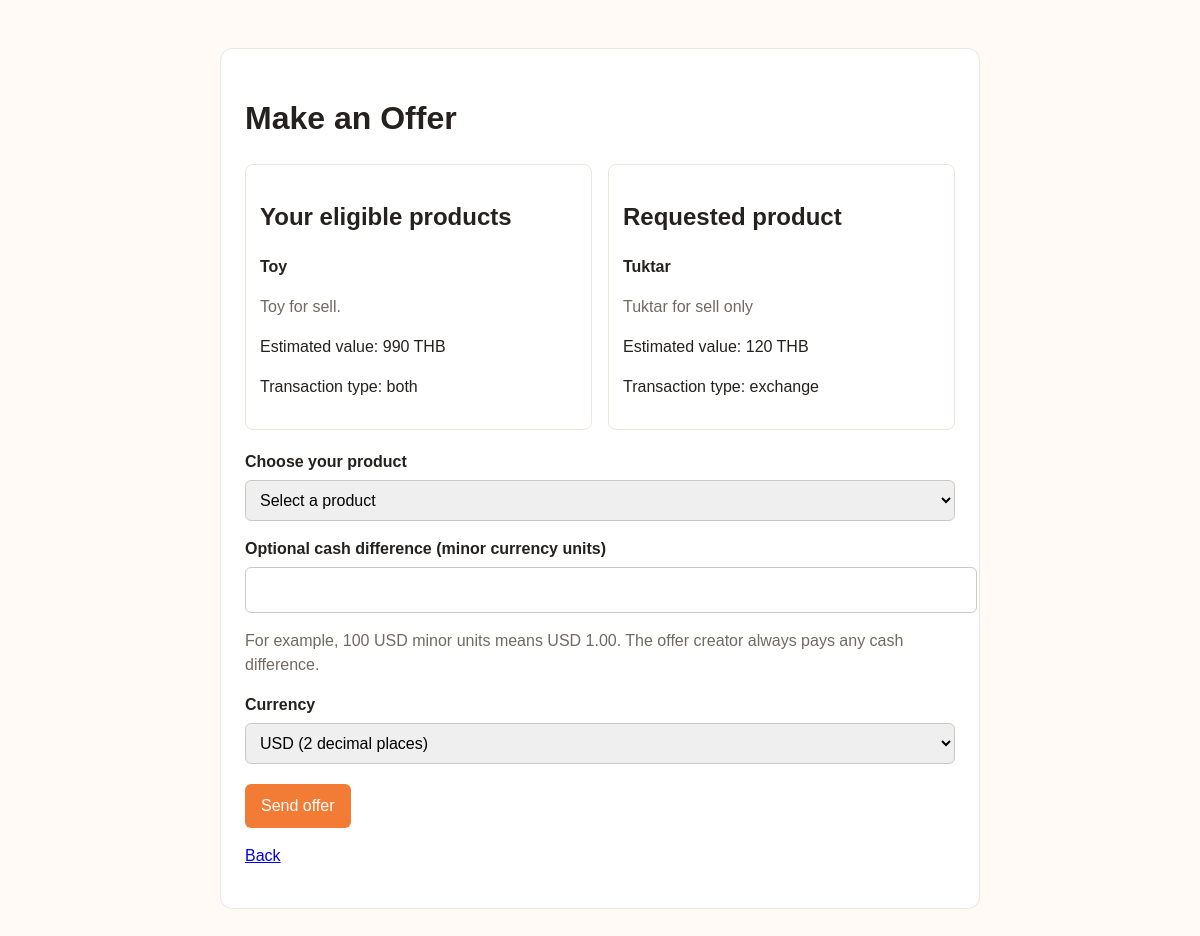
The page /create_offer.php?target_id=2 (signed in) on the database its author committed.
### tables this page shows
CREATE TABLE products (
                id INTEGER PRIMARY KEY AUTOINCREMENT,
                user_id INTEGER NOT NULL,
                name TEXT NOT NULL,
                description TEXT,
                price REAL NOT NULL,
                image TEXT,
                created_at DATETIME NOT NULL DEFAULT CURRENT_TIMESTAMP, category TEXT NULL, transaction_type TEXT NOT NULL DEFAULT 'buy' CHECK (transaction_type IN ('buy', 'exchange', 'both')), item_condition TEXT NULL CHECK (item_condition IS NULL OR item_condition IN ('new', 'like_new', 'used')), status TEXT NOT NULL DEFAULT 'active' CHECK (status IN ('active', 'reserved', 'sold', 'inactive')),
                FOREIGN KEY (user_id) REFERENCES users(id)
            );

### create_offer.php (the view, shortened to what this page needs)
<?php
require_once __DIR__ . "/db.php";
$creatorId = filter_var($_SESSION["user_id"] ?? null, FILTER_VALIDATE_INT);
$currencyExponents = [
    "AUD" => 2,
    "BHD" => 3,
    "CAD" => 2,
    "CHF" => 2,
    "CNY" => 2,
    "EUR" => 2,
    "GBP" => 2,
    "HKD" => 2,
    "INR" => 2,
    "JPY" => 0,
    "KRW" => 0,
    "KWD" => 3,
    "NZD" => 2,
    "SGD" => 2,
    "USD" => 2,
    "VND" => 0
];
$escape = static fn ($value): string => htmlspecialchars(
    (string) $value,
    ENT_QUOTES | ENT_SUBSTITUTE,
    "UTF-8"
);
$readPositiveId = static function ($value): ?int {
    if (!is_string($value) && !is_int($value)) {
        return null;
    }
    $value = (string) $value;
    if (preg_match('/\A[1-9][0-9]*\z/', $value) !== 1) {
        return null;
    }
    $id = filter_var($value, FILTER_VALIDATE_INT);
    return $id === false ? null : $id;
};
$targetId = $readPositiveId($_SERVER["REQUEST_METHOD"] === "POST"
    ? ($_POST["target_id"] ?? null)
    : ($_GET["target_id"] ?? null));
$cashAmountMinorInput = "";
$cashCurrencyInput = "USD";
$errors = [];
$target = null;
$offeredProducts = [];
$offersAvailable = true;
try {
    $pdo->query("SELECT id FROM offers LIMIT 0");
} catch (PDOException $e) {
    error_log("Offer creation is unavailable because the offers schema could not be read (code: {$e->getCode()}).");
    http_response_code(503);
    $offersAvailable = false;
    $errors[] = "Offers are temporarily unavailable. Please try again later.";
}
if ($offersAvailable) {
    try {
        $lookupAttempt = 0;
        while (true) {
            try {
                $stmt = $pdo->prepare(
                    "SELECT id, user_id, name, description, price, transaction_type, status
                     FROM products
                     WHERE id = :id
                       AND status = 'active'
                       AND NOT EXISTS (
                            SELECT 1 FROM product_reservations
                            WHERE product_reservations.product_id = products.id
                       )
                     LIMIT 1"
                );
                $stmt->execute(["id" => $targetId]);
                $target = $stmt->fetch(PDO::FETCH_ASSOC);
                $stmt = $pdo->prepare(
                    "SELECT id, name, description, price, transaction_type
                     FROM products
                     WHERE user_id = :user_id
                       AND status = 'active'
                       AND transaction_type IN ('exchange', 'both')
                       AND NOT EXISTS (
                            SELECT 1 FROM product_reservations
                            WHERE product_reservations.product_id = products.id
                       )
                     ORDER BY created_at DESC, id DESC"
                );
                $stmt->execute(["user_id" => $creatorId]);
                $offeredProducts = $stmt->fetchAll(PDO::FETCH_ASSOC);
                break;
            } catch (PDOException $e) {
                $nativeCode = (int) ($e->errorInfo[1] ?? 0);
                $isSqliteLock = $pdo->getAttribute(PDO::ATTR_DRIVER_NAME) === "sqlite"
                    && (in_array($nativeCode, [5, 6], true) || str_contains(strtolower($e->getMessage()), "locked"));
                if (!$isSqliteLock || $lookupAttempt >= 5) {
                    throw $e;
                }
                usleep(20000 * ($lookupAttempt + 1));
                $lookupAttempt++;
            }
        }
    } catch (PDOException $e) {
        error_log("Offer product lookup failed (code: {$e->getCode()}).");
        http_response_code(500);
        $errors[] = "Products could not be loaded. Please try again later.";
    }
}
?>
<!DOCTYPE html>
<html lang="en">
<head>
</head>
<body>
<main>
    <h1>Make an Offer</h1>
    <?php if ($target !== null && $offersAvailable): ?>
        <div class="products">
            <section class="product">
                <h2>Your eligible products</h2>
                <?php foreach ($offeredProducts as $product): ?>
                    <article>
                        <p><strong><?= $escape($product["name"]) ?></strong></p>
                        <p class="muted"><?= $escape($product["description"] ?? "") ?></p>
                        <p>Estimated value: <?= $escape($product["price"]) ?> THB</p>
                        <p>Transaction type: <?= $escape($product["transaction_type"]) ?></p>
                    </article>
                <?php endforeach; ?>
            </section>
            <section class="product">
                <h2>Requested product</h2>
                <p><strong><?= $escape($target["name"]) ?></strong></p>
                <p class="muted"><?= $escape($target["description"] ?? "") ?></p>
                <p>Estimated value: <?= $escape($target["price"]) ?> THB</p>
                <p>Transaction type: <?= $escape($target["transaction_type"]) ?></p>
            </section>
        </div>
        <?php if ($offeredProducts === []): ?>
            <p>You need an active product that supports exchange before you can make an offer.</p>
        <?php else: ?>
            <form method="post" action="create_offer.php">
                <label for="offered_product_id">Choose your product</label>
                <select id="offered_product_id" name="offered_product_id" required>
                    <option value="">Select a product</option>
                </select>
                <label for="cash_amount_minor">Optional cash difference (minor currency units)</label>
                <input
                    id="cash_amount_minor"
                    name="cash_amount_minor"
                    type="number"
                    min="0"
                    step="1"
                    inputmode="numeric"
                    value="<?= $escape($cashAmountMinorInput) ?>"
                    aria-describedby="cash-help"
                >
                <p id="cash-help" class="muted">For example, 100 USD minor units means USD 1.00. The offer creator always pays any cash difference.</p>
                <label for="cash_currency">Currency</label>
                <select id="cash_currency" name="cash_currency">
                    <?php foreach ($currencyExponents as $currency => $exponent): ?>
                        <option value="<?= $escape($currency) ?>"<?= $cashCurrencyInput === $currency ? " selected" : "" ?>>
                            <?= $escape($currency) ?> (<?= $exponent ?> decimal places)
                        </option>
                    <?php endforeach; ?>
                </select>
                <button type="submit">Send offer</button>
            </form>
        <?php endif; ?>
    <?php endif; ?>
    <p><a href="<?= $target !== null ? "product_detail.php?id=" . (int) $target["id"] : "index.php" ?>">Back</a></p>
</main>
</body>
</html>

### create_offer.php (style rules this page uses)
body { max-width: 760px; margin: 32px auto; padding: 16px; background: #fffaf5; color: #24211f; font: 16px/1.5 Arial, sans-serif; }
main { padding: 24px; border: 1px solid #eee5de; border-radius: 12px; background: #fff; }
label { display: block; margin-top: 16px; font-weight: bold; }
select, input { width: 100%; padding: 10px; margin-top: 6px; border: 1px solid #cfc7c1; border-radius: 6px; font: inherit; }
button, .button { display: inline-block; margin-top: 20px; padding: 10px 16px; border: 0; border-radius: 6px; background: #f27b35; color: #fff; text-decoration: none; font: inherit; cursor: pointer; }
.products { display: grid; grid-template-columns: repeat(auto-fit, minmax(220px, 1fr)); gap: 16px; margin: 20px 0; }
.product { padding: 14px; border: 1px solid #eee5de; border-radius: 8px; }
.muted { color: #716963; }

### rows shown on the page
products: name "Toy", description "Toy for sell.", price "990", transaction_type "both"
products: name "Tuktar", description "Tuktar for sell only", price "120", transaction_type "exchange"

### other values the page prints
form field cash_currency "USD (2 decimal places)"
